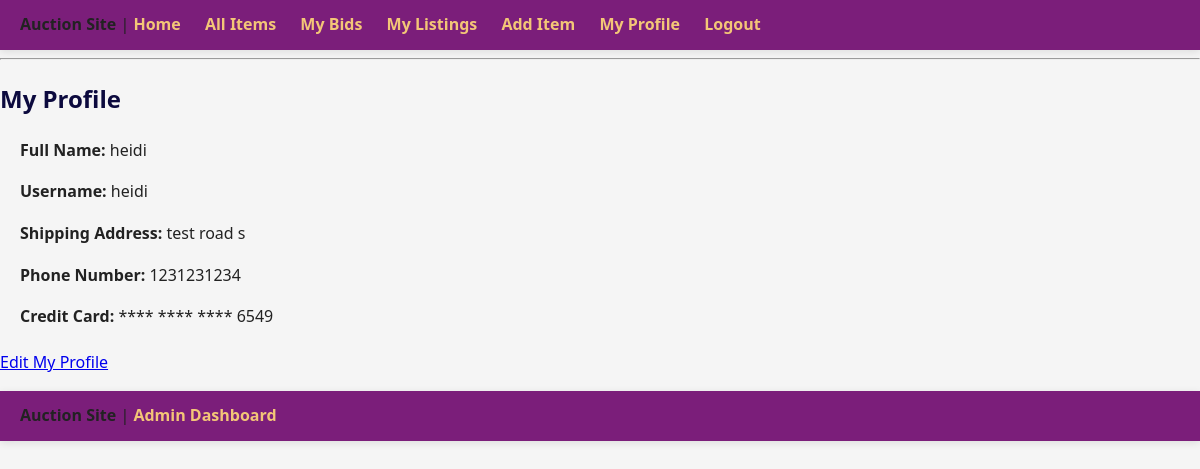
Screenshot of /profile.php (signed in) with the database file from the repository.
### tables this page shows
CREATE TABLE `users` (
  `id` int(11) NOT NULL,
  `username` varchar(50) NOT NULL,
  `password` varchar(255) NOT NULL,
  `email` varchar(100) DEFAULT NULL,
  `created_at` timestamp NOT NULL DEFAULT current_timestamp(),
  `full_name` varchar(100) NOT NULL,
  `address` text NOT NULL,
  `credit_card` varchar(50) DEFAULT NULL,
  `phone` varchar(20) DEFAULT NULL
);

### profile.php (the view, shortened to what this page needs)
<?php
include 'connection.php';
$user_id = $_SESSION['user_id'];
$sql = "SELECT full_name, address, credit_card, username, phone FROM users WHERE id = ?";
$stmt = $conn->prepare($sql);
$stmt->bind_param("i", $user_id);
$stmt->execute();
$result = $stmt->get_result();
$row = $result->fetch_assoc();
function maskCreditCard($number) {
    $last4 = substr($number, -4);
    return str_repeat('**** ', 3) . $last4;
}
include 'header.php';
?>
<h2>My Profile</h2>
<div style="margin: 20px;">
  <p><strong>Full Name:</strong> <?php echo htmlspecialchars($row['full_name']); ?></p>
  <p><strong>Username:</strong> <?php echo htmlspecialchars($row['username']); ?></p>
  <p><strong>Shipping Address:</strong> <?php echo htmlspecialchars($row['address']); ?></p>
  <p><strong>Phone Number:</strong> <?php echo htmlspecialchars($row['phone']); ?></p>
  <p><strong>Credit Card:</strong> <?php echo maskCreditCard($row['credit_card']); ?></p>
</div>
<p><a href="edit_profile.php" class="button"> Edit My Profile</a></p>
<?php include 'footer.php'; ?>

### style.css (style rules this page uses)
:root { --russian-violet: #0c0a3e; --purple: #7b1e7a; --raspberry-rose: #b33f62; --bittersweet: #f9564f; --sunset: #f3c677; --light-gray: #f5f5f5; --text-dark: #222; --border-radius: 10px; --box-shadow: 0 2px 8px rgba(0, 0, 0, 0.1); }
body { font-family: 'Segoe UI', Tahoma, Geneva, Verdana, sans-serif; margin: 0; padding: 0; background-color: var(--light-gray); color: var(--text-dark); line-height: 1.6; }
h1, h2, h3 { color: var(--russian-violet); }

### rows the page displays
users: full_name "heidi", username "heidi", address "test road s", phone "1231231234", credit_card "**** **** **** 6549"
